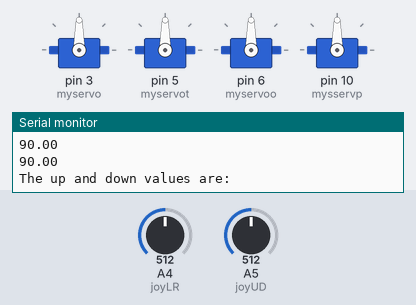
The sketch below on a simulated Arduino Uno, built with avr-gcc and run on an emulated ATmega328P. Parts: 4 × servo, the last lines printed to the serial monitor. The test bench sets the inputs (shaded band); at power-on: A4 (joyLR) = 512, A5 (joyUD) = 512.

Above: at 1.2 s.
1.3 s: A4 (joyLR) set to 568
At 2.5 s:
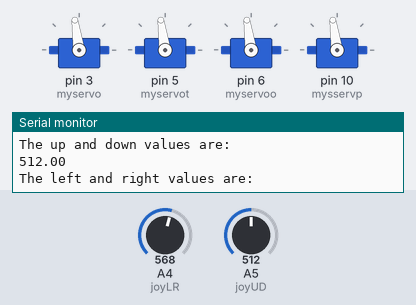
2.8 s: A4 (joyLR) set to 594
At 3.3 s:
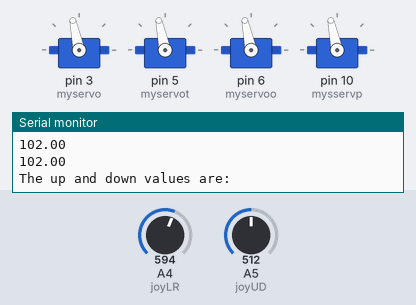
4.3 s: A4 (joyLR) set to 306
At 4.9 s:
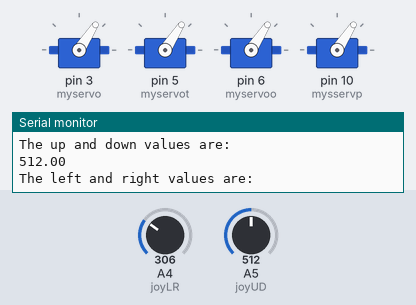
5.8 s: A4 (joyLR) set to 122
At 6.3 s:
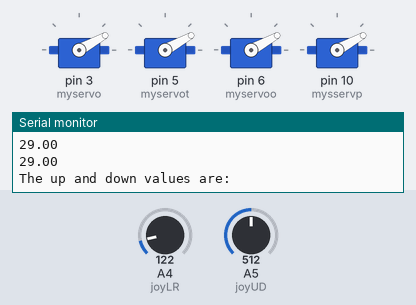
7.3 s: A4 (joyLR) set to 716
At 7.9 s:
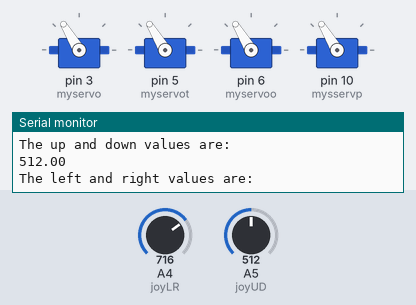
8.8 s: A5 (joyUD) set to 108
11.8 s: A5 (joyUD) set to 93
Timing chart, 0 to 14.8 s (numbered marks = the images above; inputs shaded):
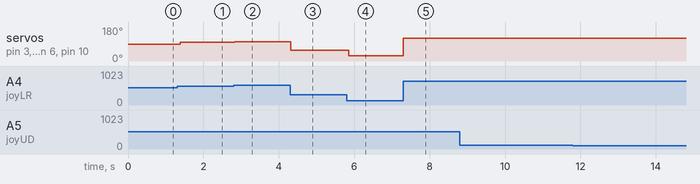

The sketch:

ServoJoystick.ino
```cpp
#include <Servo.h>
Servo myservo;
Servo myservot;
Servo myservoo;
Servo mysservp;

const double joyUD = A5;
const double joyLR = A4;
unsigned long previous = 0;
unsigned long currentM;

void setup() {
  Serial.begin(9600);
  myservo.attach(3); //front wheel
  myservot.attach(5); //front wheel
  myservoo.attach(6); //back wheel
  mysservp.attach(10); //back wheel
  // put your setup code here, to run once:
  //currentM = millis();

}

void loop() {

  /*if(currentM - previous > 2000){
      myservo.write(128);
      myservot.write(128);
      myservoo.write(128);
      mysservp.write(128);
  }
  else {
      myservo.write(150);
      myservot.write(150);
      myservoo.write(150);
      mysservp.write(150);
  }*/


  double UDvalue = analogRead(joyUD);
  double LRvalue = analogRead(joyLR);


  LRvalue = map(LRvalue, 0, 1023, 10, 170);
  myservo.write(LRvalue);
  myservot.write(LRvalue);
  myservoo.write(LRvalue);
  mysservp.write(LRvalue);

  Serial.println(LRvalue);

  delay(15);

  Serial.println("The up and down values are: ");
  Serial.print(UDvalue);
  Serial.println(" ");


  Serial.println("The left and right values are: ");
  Serial.print(LRvalue);
  Serial.println(" ");


}
```

Measured:
- after the input at 1.3 s, servo on pin 3 (myservo), servo on pin 5 (myservot), servo on pin 6 (myservoo), servo on pin 10 (mysservp): 90° → 98° after 0.09 s
- after the input at 2.8 s, servo on pin 3 (myservo), servo on pin 5 (myservot), servo on pin 6 (myservoo), servo on pin 10 (mysservp): 98° → 102° at once
- after the input at 4.3 s, servo on pin 3 (myservo), servo on pin 5 (myservot), servo on pin 6 (myservoo), servo on pin 10 (mysservp): 102° → 57° at once
- after the input at 5.8 s, servo on pin 3 (myservo), servo on pin 5 (myservot), servo on pin 6 (myservoo), servo on pin 10 (mysservp): 57° → 29° after 0.06 s
- after the input at 7.3 s, servo on pin 3 (myservo), servo on pin 5 (myservot), servo on pin 6 (myservoo), servo on pin 10 (mysservp): 29° → 121° at once
